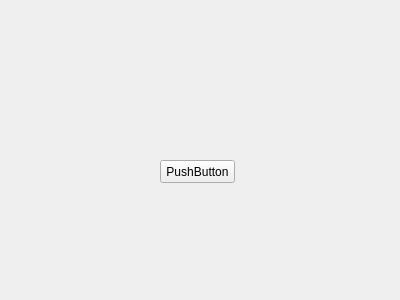
<?xml version="1.0" encoding="UTF-8"?>
<ui version="4.0">
 <class>Form</class>
 <widget class="QWidget" name="Form">
  <property name="geometry">
   <rect>
    <x>0</x>
    <y>0</y>
    <width>400</width>
    <height>300</height>
   </rect>
  </property>
  <property name="windowTitle">
   <string>Form</string>
  </property>
  <widget class="QPushButton" name="pushButton">
   <property name="geometry">
    <rect>
     <x>160</x>
     <y>160</y>
     <width>75</width>
     <height>23</height>
    </rect>
   </property>
   <property name="text">
    <string>PushButton</string>
   </property>
  </widget>
 </widget>
 <resources/>
 <connections/>
</ui>
